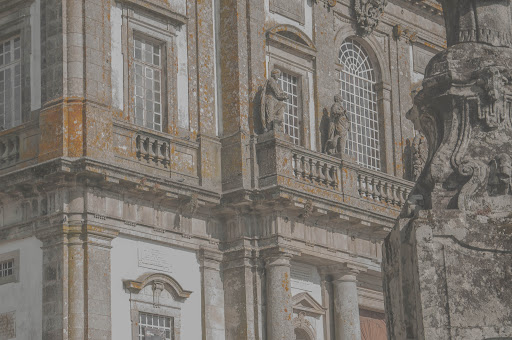
//> input picture img_equalization/data/edificio.jpg, 512 x 340 px
$ ./img_equalization -i=data/ciclista_original.jpg data/edificio.jpg out.png   (built with g++ and OpenCV 4)
//> lines starting //> are read from the running program, lines starting //| are printed output that depends on the picture
### img_equalization/clahe.hpp
/**
 * @file clahe.hpp
 * @author Francisco José Madrid Cuevas (fjmadrid@uco.es)
 * @brief Implementation of the method Limited Contrast Adaptive Histogram Equalization.
 * @version 1.0
 * @date 2024-09-13
 *
 * @copyright Copyright (c) 2024-
 *
 */
#pragma once
#include <opencv2/core.hpp>

/**
 * @brief Do a contrast limited adaptive histogram equalization of an image.
 * @param in is the input image.
 * @param s is a factor that controls the contrast limitation. If \arg s < 1, do not apply such control.
 * @param r set the windows radius to do a local image equalization. If \arg r=0, a global equalization will be done.
 * @return The output image.
 */
cv::Mat fsiv_clahe(const cv::Mat &in, float s, int radius);

### img_equalization/common_code.cpp
#include <iostream>
#include "common_code.hpp"
#include <opencv2/imgproc.hpp>

cv::Mat
fsiv_compute_image_histogram(const cv::Mat &in)
{
    CV_Assert(in.type() == CV_8UC1);
    cv::Mat hist;


    int histogramSize = 256;
    float range[] = {0, 256};
    const float* histogramRange = {range};


    cv::calcHist(&in, 1, 0, cv::Mat(), hist, 1, &histogramSize, &histogramRange);


    CV_Assert(!hist.empty());
    CV_Assert(hist.type() == CV_32FC1);
    CV_Assert(hist.rows == 256 && hist.cols == 1);
    return hist;
}

// [12 lines left out: function fsiv_normalize_histogram, not called in this run]

void fsiv_accumulate_histogram(cv::Mat &hist)
{
    CV_Assert(hist.type() == CV_32FC1);
    CV_Assert(hist.rows == 256 && hist.cols == 1);


    for(int i = 1; i < 256; ++i){
        hist.at<float>(i) += hist.at<float>(i - 1);
    }

    CV_Assert(hist.type() == CV_32FC1);
    CV_Assert(hist.rows == 256 && hist.cols == 1);
}

void fsiv_compute_clipped_histogram(cv::Mat &h, float cl)
{
    CV_Assert(h.type() == CV_32FC1);
    CV_Assert(h.rows == 256 && h.cols == 1);


    float excess = 0.0;


    for(int i = 0; i < 256; ++i){
        if(h.at<float>(i) > cl){
            excess += h.at<float>(i) - cl;
            h.at<float>(i) = cl;
        }
    }

    float redistribute_value = excess / 256;
    for(int i = 0; i < 256; ++i){
        h.at<float>(i) += redistribute_value;
    }
    //

    CV_Assert(h.type() == CV_32FC1);
    CV_Assert(h.rows == 256 && h.cols == 1);
}

float fsiv_compute_actual_clipping_histogram_value(const cv::Mat &h, float s)
{
    CV_Assert(h.type() == CV_32FC1);
    CV_Assert(h.rows == 256 && h.cols == 1);

    float CL = s * cv::sum(h)[0] / h.rows;


    float top = *std::max_element(h.begin<float>(), h.end<float>());
    float bottom = 0.0;
    float middle;
    float R;

    while((top - bottom) > 1.0){
        middle = (top + bottom) / 2;
        R = 0.0;
        for(int i = 0; i < 256; ++i){
            if(h.at<float>(i) > middle){
                  R += h.at<float>(i) - middle;

            }

            if(R > ((CL - middle)) * 256){
                top = middle;
            }else{
                bottom = middle;
            }
        }

        return middle;
    }


    return CL;
}

cv::Mat
fsiv_create_equalization_lookup_table(const cv::Mat &hist,
                                      float s)
{
    CV_Assert(hist.type() == CV_32FC1);
    CV_Assert(hist.rows == 256 && hist.cols == 1);
    cv::Mat lkt = hist.clone();

    if (s >= 1.0)
    {
        float clipping_value = fsiv_compute_actual_clipping_histogram_value(hist, s);
        fsiv_compute_clipped_histogram(lkt, clipping_value);

    }


    fsiv_accumulate_histogram(lkt);
    cv::normalize(lkt, lkt, 0, 255, cv::NORM_MINMAX);
    lkt.convertTo(lkt, CV_8U);


    CV_Assert(lkt.type() == CV_8UC1);
    CV_Assert(lkt.rows == 256 && lkt.cols == 1);
    return lkt;
}

// [16 lines left out: function fsiv_apply_lookup_table, not called in this run]

### img_equalization/clahe.cpp
/**
 * @file clahe.cpp
 * @author Francisco José Madrid Cuevas (fjmadrid@uco.es)
 * @brief Implementation of the method Limited Contrast Adaptive Histogram Equalization.
 * @version 1.0
 * @date 2024-09-13
 *
 * @copyright Copyright (c) 2024-
 *
 */
#include "clahe.hpp"
#include "common_code.hpp"
#include <opencv2/imgproc.hpp>

static uchar interpolate_corner(const cv::Mat &in,
                                const std::vector<cv::Mat> &lkts, const cv::Point &p,
                                const cv::Size &cell_size, const cv::Size &grid_size)
{
    const int x_off = (cell_size.width + 1) >> 1;
    const int y_off = (cell_size.height + 1) >> 1;

    CV_Assert((p.x < x_off && p.y < y_off) ||
              (p.x < x_off && p.y >= (in.rows - y_off - 1)) ||
              (p.x >= (in.cols - x_off - 1) && p.y < x_off) ||
              (p.x >= (in.cols - x_off - 1) && p.y >= (in.rows - y_off - 1)));

    const int cell_y = p.y / cell_size.height;
    const int cell_x = p.x / cell_size.width;
    const int h_idx = cell_y * grid_size.width + cell_x;
    uchar out = lkts[h_idx].at<uchar>(in.at<uchar>(p));
    return out;
}

static uchar linear_interpolate_rows(const cv::Mat &in,
                                     const std::vector<cv::Mat> &lkts, const cv::Point &p,
                                     const cv::Size &cell_size, const cv::Size &grid_size)
{
    const int x_off = cell_size.width >> 1;
    const int y_off = cell_size.height >> 1;
    CV_Assert(p.x >= x_off && p.x < (in.cols - x_off - 1) &&
              ((p.y < y_off) || p.y >= (in.rows - y_off - 1)));

    const int cell_y = (p.y - y_off) / cell_size.height;
    int cell1_x = (p.x - x_off) / cell_size.width;
    const int cell2_x = cell1_x + 1;
    const float center2_x = cell2_x * cell_size.width + x_off;
    const float w1 = (center2_x - p.x) / cell_size.width;
    const float w2 = 1.0 - w1;
    const int idx1 = cell_y * grid_size.width + cell1_x;
    const int idx2 = cell_y * grid_size.width + cell2_x;
    const uchar in_v = in.at<uchar>(p);
    uchar out = w1 * lkts[idx1].at<uchar>(in_v) +
                w2 * lkts[idx2].at<uchar>(in_v);
    return out;
}

static uchar linear_interpolate_cols(const cv::Mat &in,
                                     const std::vector<cv::Mat> &lkts, const cv::Point &p,
                                     const cv::Size &cell_size, const cv::Size &grid_size)
{
    const int x_off = cell_size.width >> 1;
    const int y_off = cell_size.height >> 1;

    CV_Assert(p.y >= y_off && p.y < (in.rows - y_off - 1) &&
              ((p.x < x_off) || p.x >= (in.cols - x_off - 1)));

    const int cell_x = p.x / cell_size.width;
    int cell1_y = (p.y - y_off) / cell_size.height;
    const int cell2_y = cell1_y + 1;
    const float center2_y = cell2_y * cell_size.height + y_off;
    const float w1 = (center2_y - p.y) / cell_size.height;
    const float w2 = 1.0 - w1;
    const int idx1 = cell1_y * grid_size.width + cell_x;
    const int idx2 = cell2_y * grid_size.width + cell_x;
    const uchar in_v = in.at<uchar>(p);
    uchar out = w1 * lkts[idx1].at<uchar>(in_v) +
                w2 * lkts[idx2].at<uchar>(in_v);
    return out;
}

static uchar bilinear_interpolate(const cv::Mat &in,
                                  const std::vector<cv::Mat> &lkts, const cv::Point &p,
                                  const cv::Size &cell_size, const cv::Size &grid_size)
{
    const int x_off = cell_size.width >> 1;
    const int y_off = cell_size.height >> 1;
    CV_Assert(p.y >= y_off && p.y < (in.rows - y_off - 1) &&
              p.x >= x_off && p.x < (in.cols - x_off - 1));

    const int cell1_x = (p.x - x_off) / cell_size.width;
    const int cell1_y = (p.y - y_off) / cell_size.height;
    const int cell2_x = cell1_x + 1;
    const int cell2_y = cell1_y;
    const int cell3_x = cell1_x + 1;
    const int cell3_y = cell1_y + 1;
    const int cell4_x = cell1_x;
    const int cell4_y = cell1_y + 1;
    const float center3_x = cell3_x * cell_size.width + x_off;
    const float center3_y = cell3_y * cell_size.height + y_off;
    const int idx11 = cell1_y * grid_size.width + cell1_x;
    const int idx12 = cell2_y * grid_size.width + cell2_x;
    const int idx22 = cell3_y * grid_size.width + cell3_x;
    const int idx21 = cell4_y * grid_size.width + cell4_x;
    const uchar in_v = in.at<uchar>(p);
    const uchar q11 = lkts[idx11].at<uchar>(in_v);
    const uchar q12 = lkts[idx12].at<uchar>(in_v);
    const uchar q22 = lkts[idx22].at<uchar>(in_v);
    const uchar q21 = lkts[idx21].at<uchar>(in_v);
    const float w_x = (center3_x - p.x) / cell_size.width;
    const float out_x1 = w_x * q11 + (1.0f - w_x) * q12;
    const float out_x2 = w_x * q21 + (1.0f - w_x) * q22;
    const float w_y = (center3_y - p.y) / cell_size.height;
    const uchar out = cv::saturate_cast<uchar>(w_y * out_x1 + (1.0f - w_y) * out_x2);
    return out;
}

static uchar compute_interpolate_value(const cv::Mat &in,
                                       const std::vector<cv::Mat> &lkts, const cv::Point &p,
                                       const cv::Size &cell_size, const cv::Size &grid_size)
{
    uchar out = in.at<uchar>(p);
    const int x_off = cell_size.width >> 1;
    const int y_off = cell_size.height >> 1;

    if (p.y >= y_off && p.y < (in.rows - y_off - 1) &&
        p.x >= x_off && p.x < (in.cols - x_off - 1))
        out = bilinear_interpolate(in, lkts, p, cell_size, grid_size);
    else if (p.y >= y_off && p.y < (in.rows - y_off - 1) &&
             ((p.x < x_off) || p.x >= (in.cols - x_off - 1)))
        out = linear_interpolate_cols(in, lkts, p, cell_size, grid_size);
    else if (p.x >= x_off && p.x < (in.cols - x_off - 1) &&
             ((p.y < y_off) || p.y >= (in.rows - y_off - 1)))
        out = linear_interpolate_rows(in, lkts, p, cell_size, grid_size);
    else
        out = interpolate_corner(in, lkts, p, cell_size, grid_size);
    return out;
}

cv::Mat
fsiv_clahe(const cv::Mat &in_, float s, int radius)
{
    CV_Assert(in_.type() == CV_8UC1);
    cv::Mat out = in_.clone();
    // TODO
    // Hint: use all the fsiv_xxx implemented functions.
    // Remember: if radius>0, do an local histogram equalization using windows
    //  of size (2*r+1, 2*r+1). The not processed image ares will be the same
    //  values as the input image.

    if (radius == 0)
    {
        // TODO: do a global equalization.
        // Hint: use fsiv_apply_lookup_table to apply the transform function
        // computed to all the image positions.
        cv::Mat hist = fsiv_compute_image_histogram(in_);
        cv::Mat lkt =
            fsiv_create_equalization_lookup_table(hist, s);
        fsiv_apply_lookup_table(in_, lkt, out);
        //
    }
    else
    {
        // TODO: Do a local equalization.
        // Remember: the windows size will be [2*r+1, 2*r+1]
        // Remember: Only process the values in the image area
        //           [[r, height-r], [r, width-r]]
        // Hint: use cv::Rect() to define a window to be processed.

        // First extend the input if it is needed to be a multiple of the cell size.
        cv::Size cell_size = cv::Size(2 * radius + 1, 2 * radius + 1);
        // cv::Size cell_size = cv::Size(1 << radius, 1 << radius);
        cv::Mat in = in_;
        if ((in_.rows % cell_size.height) != 0 || (in_.cols % cell_size.width) != 0)
        {
            in = cv::Mat(in_.rows + cell_size.height - (in_.rows % cell_size.height),
                         in_.cols + cell_size.width - (in_.cols % cell_size.width), in.type());
            cv::copyMakeBorder(in_, in, 0, cell_size.height - (in_.rows % cell_size.height),
                               0, cell_size.width - (in_.cols % cell_size.width), cv::BORDER_REFLECT101);
        }
        cv::Size grid_size = cv::Size(in.cols / cell_size.width, in.rows / cell_size.height);
        // Compute a transform function for each image cell.
        std::vector<cv::Mat> lkts(grid_size.area());
        for (int cell_row = 0; cell_row < grid_size.height; ++cell_row)
            for (int cell_col = 0; cell_col < grid_size.width; ++cell_col)
            {
                const int idx = cell_row * grid_size.width + cell_col;
                cv::Mat hist = fsiv_compute_image_histogram(in(cv::Rect(cell_col * cell_size.width,
                                                                        cell_row * cell_size.height, cell_size.width, cell_size.height)));
                lkts[idx] = fsiv_create_equalization_lookup_table(hist, s);
            }
        // Apply the transform interpolating on the grid.
        for (int y = 0; y < in_.rows; ++y)
            for (int x = 0; x < in_.cols; ++x)
            {
                out.at<uchar>(y, x) = compute_interpolate_value(in, lkts, cv::Point(x, y), cell_size, grid_size);
            }
        //
    }
    CV_Assert(out.size() == in_.size());
    CV_Assert(out.type() == in_.type());
    return out;
}

### img_equalization/img_equalization.cpp
#include <iostream>
#include <exception>

#include <opencv2/core/core.hpp>
#include <opencv2/core/utility.hpp>
#include <opencv2/highgui/highgui.hpp>
#include <opencv2/imgproc/imgproc.hpp>

#include "clahe.hpp"

const cv::String keys =
    "{help h usage ? |      | Print this message.}"
    "{i interactive  |      | Activate interactive mode.}"
    "{r radius       |5     | Set the roi size to (2*2^r+1). A value r=0 means global processing.}"
    "{s slope_factor |3.0   | Set the slope factor to control the contrast limitation. A value <1.0 do not do such control.}"
    "{@input         |<none>| Input image.}"
    "{@output        |<none>| Output image.}";

typedef struct
{
  cv::Mat in;
  cv::Mat out;
  bool interactive;
  int r;
  float s;
} UserData;

void do_the_work(UserData *data)
{
  cv::Mat in = data->in;
  std::vector<cv::Mat> channels;
  if (data->in.channels() == 3)
  {
    cv::Mat hsv;
    cv::cvtColor(data->in, hsv, cv::COLOR_BGR2HSV);
    cv::split(hsv, channels);
    in = channels[2];
  }

  cv::Mat out = fsiv_clahe(in, data->s, data->r);

  if (data->in.channels() == 3)
  {
    cv::Mat hsv;
    channels[2] = out;
    cv::merge(channels, hsv);
    cv::cvtColor(hsv, data->out, cv::COLOR_HSV2BGR);
  }
  else
    data->out = out;

  if (data->interactive)
    cv::imshow("OUTPUT", data->out);
}

void on_change_s(int v, void *data_)
{
  UserData *data = static_cast<UserData *>(data_);
  data->s = v / 10.0;
  std::cerr << "Setting s to " << data->s << std::endl;
  do_the_work(data);
}

void on_change_r(int v, void *data_)
{
  UserData *data = static_cast<UserData *>(data_);
  data->r = v > 0 ? 1 << v : 0;
  std::cerr << "Setting r to " << data->r << std::endl;
  do_the_work(data);
}

int main(int argc, char *const *argv)
{
  int retCode = EXIT_SUCCESS;

  try
  {

    cv::CommandLineParser parser(argc, argv, keys);
    parser.about("Apply an contrast limited image equalization to the image. (ver 2.0.0)");
    if (parser.has("help"))
    {
      parser.printMessage();
      return 0;
    }

    cv::String input_name = parser.get<cv::String>(0);
    cv::String output_name = parser.get<cv::String>(1);
    int radius = parser.get<int>("r");
    float slope_factor = parser.get<float>("s");
    bool interactive = parser.has("i");

    if (!parser.check())
    {
      parser.printErrors();
      return 0;
    }

    UserData data;
    data.in = cv::imread(input_name, cv::IMREAD_ANYCOLOR);
//> data.in is the input picture: 340 rows x 512 cols, CV_8UC3; mean B, G, R 111.9, 118.8, 124.7
    if (data.in.empty())
    {
      std::cerr << "Error: could not open the input image." << std::endl;
      exit(-1);
    }

    data.out = data.in.clone();
    data.interactive = interactive;
    data.s = std::max(0.0f, std::min(10.0f, slope_factor));
    radius = std::max(0, std::min(radius, int(std::log(std::min(data.in.rows, data.in.cols)))));
//> radius = 5
    data.r = radius == 0 ? 0 : 1 << radius;
//> data.r = 32

    int key = 0;

    if (data.interactive)
    {
      cv::namedWindow("INPUT");
      cv::imshow("INPUT", data.in);

      cv::namedWindow("OUTPUT");
      cv::createTrackbar("S", "OUTPUT", 0, 100, on_change_s, &data);
      cv::setTrackbarPos("S", "OUTPUT", std::min(data.s, 10.0f) * 10.0);
//> in do_the_work, `cv::cvtColor(data->in, hsv, cv::COLOR_BGR2HSV);`: hsv: 340 rows x 512 cols, CV_8UC3; mean H, S, V 19.2, 26.9, 124.7
//> in do_the_work, `cv::split(hsv, channels);`:
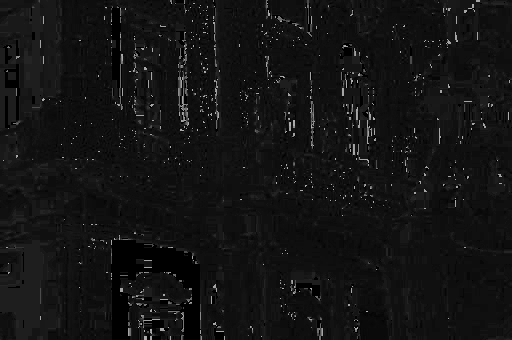
//> channels[0]: 340 rows x 512 cols, CV_8UC1; min 0, max 179, mean 19.2
//> in do_the_work, `cv::split(hsv, channels);`:
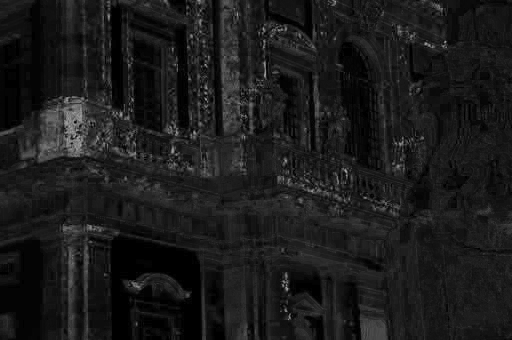
//> channels[1]: 340 rows x 512 cols, CV_8UC1; min 0, max 172, mean 26.9
//> in do_the_work, `cv::split(hsv, channels);`:
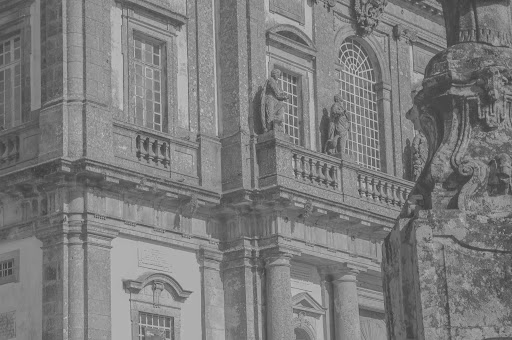
//> channels[2]: 340 rows x 512 cols, CV_8UC1; min 57, max 201, mean 124.7
//> in fsiv_clahe, `cv::copyMakeBorder(in_, in, 0, cell_size.height - (in_.rows % cell_siz..`:
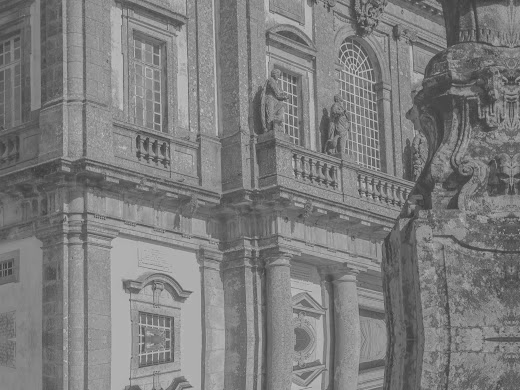
//> in: 390 rows x 520 cols, CV_8UC1; min 57, max 201, mean 125.6
//> after the loop in fsiv_clahe, `for (int y = 0; y < in_.rows; ++y)`:
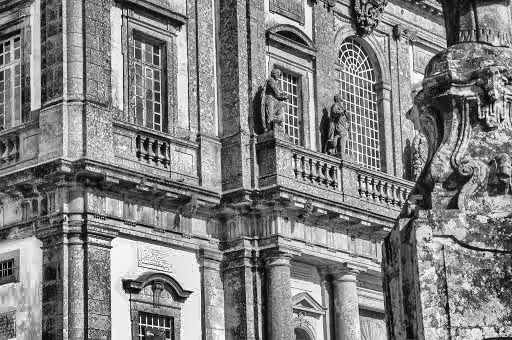
//> out: 340 rows x 512 cols, CV_8UC1; min 4, max 252, mean 129.8
//> in do_the_work, `cv::merge(channels, hsv);`: hsv: 340 rows x 512 cols, CV_8UC3; mean H, S, V 19.2, 26.9, 129.8
//> in do_the_work, `cv::cvtColor(hsv, data->out, cv::COLOR_HSV2BGR);`:
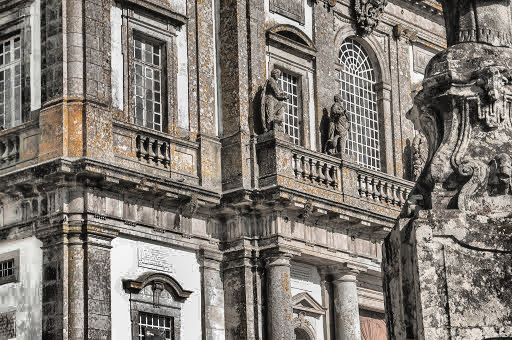
//> data->out: 340 rows x 512 cols, CV_8UC3; mean B, G, R 116.5, 123.3, 129.8
      cv::createTrackbar("R", "OUTPUT", 0, int(std::log(std::min(data.in.rows, data.in.cols))), on_change_r, &data);
      cv::setTrackbarPos("R", "OUTPUT", radius);

      key = cv::waitKey(0) & 0xff;
//> the space key is pressed
    }
    else
      do_the_work(&data);

    if (key != 27)
    {
      if (!cv::imwrite(output_name, data.out))
      {
        std::cerr << "Error: could not save the result in file '"
                  << output_name << "'." << std::endl;
        return EXIT_FAILURE;
      }
    }
  }
  catch (std::exception &e)
  {
    std::cerr << "Capturada excepcion: " << e.what() << std::endl;
    retCode = EXIT_FAILURE;
  }
  catch (...)
  {
    std::cerr << "Capturada excepcion desconocida!" << std::endl;
    retCode = EXIT_FAILURE;
  }
  return retCode;
}
